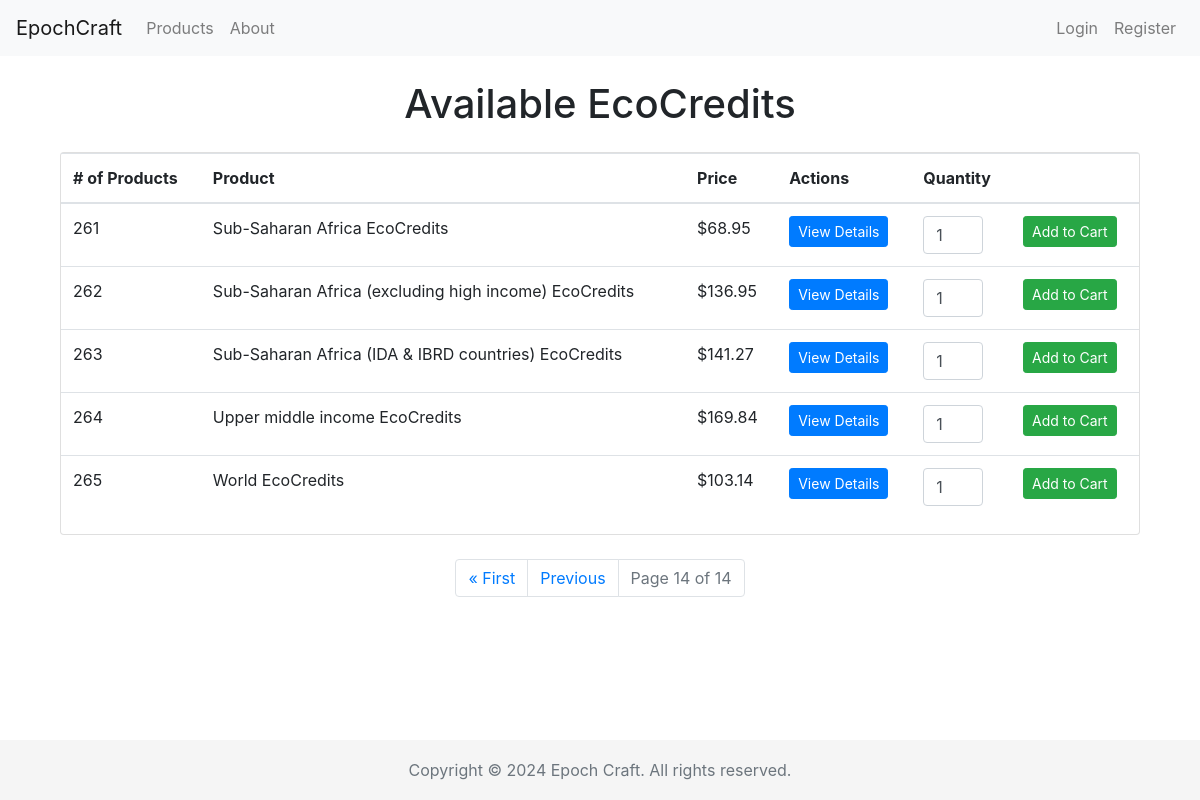
Page /products/?page=14 on the earlier database version.
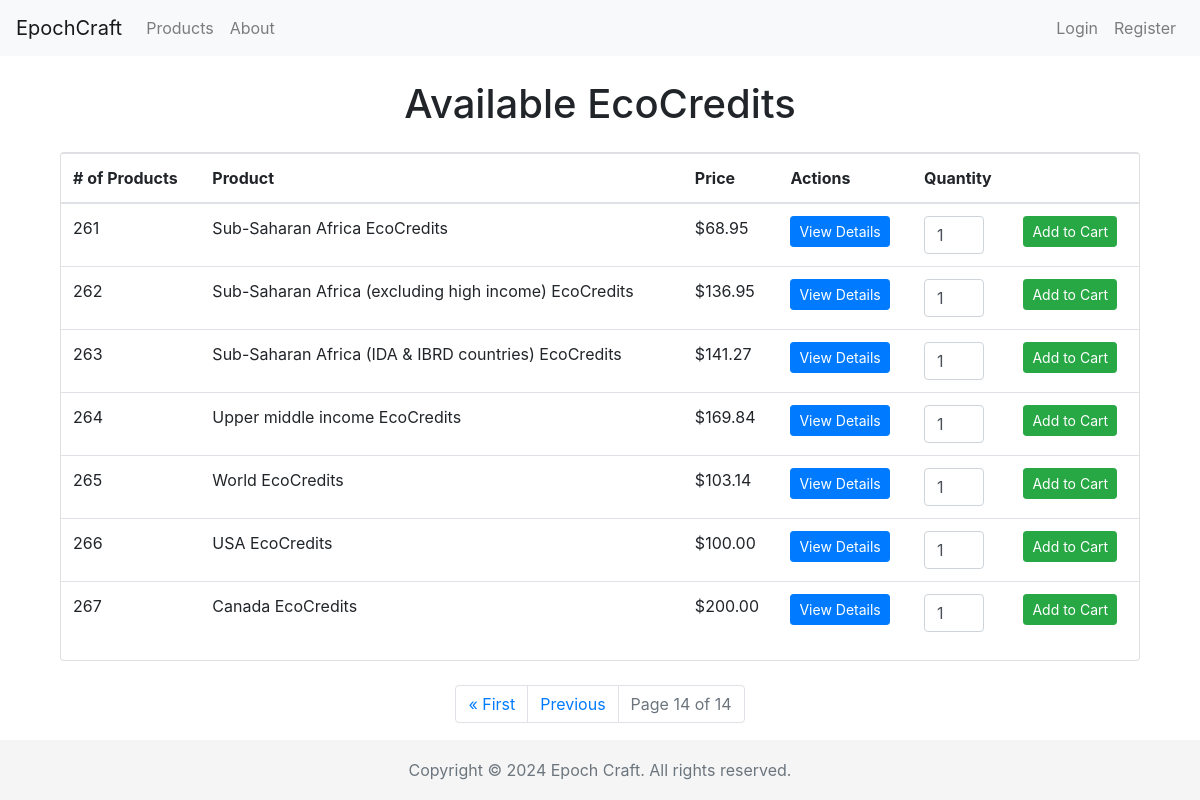
Same page on the later database version.
### cc_shop/models.py (models this page shows, shortened)
class Product(models.Model):
    country = models.ForeignKey(Country, on_delete=models.CASCADE, related_name='products')
    description = models.TextField()
    price = models.DecimalField(max_digits=10, decimal_places=2)
    type = models.CharField(max_length=50)   # Types could be like "Carbon Offset", "Renewable Energy Credit", etc

class Country(models.Model):
    country_code = models.CharField(max_length=3, primary_key=True)
    country_name = models.CharField(max_length=100)
    def __str__(self):
        return self.country_name

### cc_shop/views.py (the view)
# urls.py: path('products/', views.list_products, name='list_products'),
def list_products(request):
    query = request.GET.get('query', '').lower()
    if query:
        if 'ecocredits' in query:
            products = Product.objects.all().order_by('id')
        else:
            products = Product.objects.filter(country__country_name__icontains=query).order_by('id')  # Added ordering
    else:
        products = Product.objects.all().order_by('id')
    paginator = Paginator(products, 20)   # Show 20 products per page
    page_number = request.GET.get('page')
    try:
        products_page_obj = paginator.page(page_number)
    except PageNotAnInteger:
        products_page_obj = paginator.page(1)
    except EmptyPage:
        products_page_obj = paginator.page(paginator.num_pages)
    start_index = (products_page_obj.number - 1) * paginator.per_page + 1
    return render(request, 'list_products.html', {'products_page_obj': products_page_obj, 'start_index': start_index})

### cc_shop/templates/list_products.html (shortened to what this page needs)
{% extends 'base.html' %}
{% block content %}
<div class="container mt-4">
    <h1 class="text-center mb-4">Available EcoCredits</h1>
    <div class="card">
        <table class="table table-hover">
            <thead>
                <tr>
                    <th># of Products</th>
                    <th>Product</th>
                    <th>Price</th>
                    <th>Actions</th>
                    <th>Quantity</th>
                    <th></th>
                </tr>
            </thead>
            <tbody>
                {% for product in products_page_obj %}
                <tr>
                    <td>{{ start_index|add:forloop.counter0 }}</td>
                    <td>{{ product.country }} EcoCredits</td>
                    <td>${{ product.price }}</td>
                    <td><a href="{% url 'product_detail' product.id %}" class="btn btn-primary btn-sm" id="view-button">View Details</a></td>
                    <td>
                        <input type="number" name="quantity" value="1" min="1" max="99" class="form-control" style="width: 60px;">
                    </td>
                    <td>
                        <form action="{% url 'add_to_cart' product.id %}" method="post" class="d-inline">
                            <button type="submit" class="btn btn-success btn-sm">Add to Cart</button>
                        </form>
                    </td>
                </tr>
                {% empty %}
                <tr><td colspan="4">No products found.</td></tr>
                {% endfor %}
            </tbody>
        </table>
    </div>
    <div class="row justify-content-center mt-4">
        <nav aria-label="Page navigation">
            <ul class="pagination">
                {% if products_page_obj.has_previous %}
                    <li class="page-item"><a class="page-link" href="?page=1">&laquo; First</a></li>
                    <li class="page-item"><a class="page-link" href="?page={{ products_page_obj.previous_page_number }}">Previous</a></li>
                {% endif %}
                <li class="page-item disabled"><a class="page-link" href="#">Page {{ products_page_obj.number }} of {{ products_page_obj.paginator.num_pages }}</a></li>
            </ul>
        </nav>
    </div>
</div>
{% endblock %}

Differences in the rows shown:
added Product: id "266", country "USA", price "100.00"
added Product: id "267", country "Canada", price "200.00"
